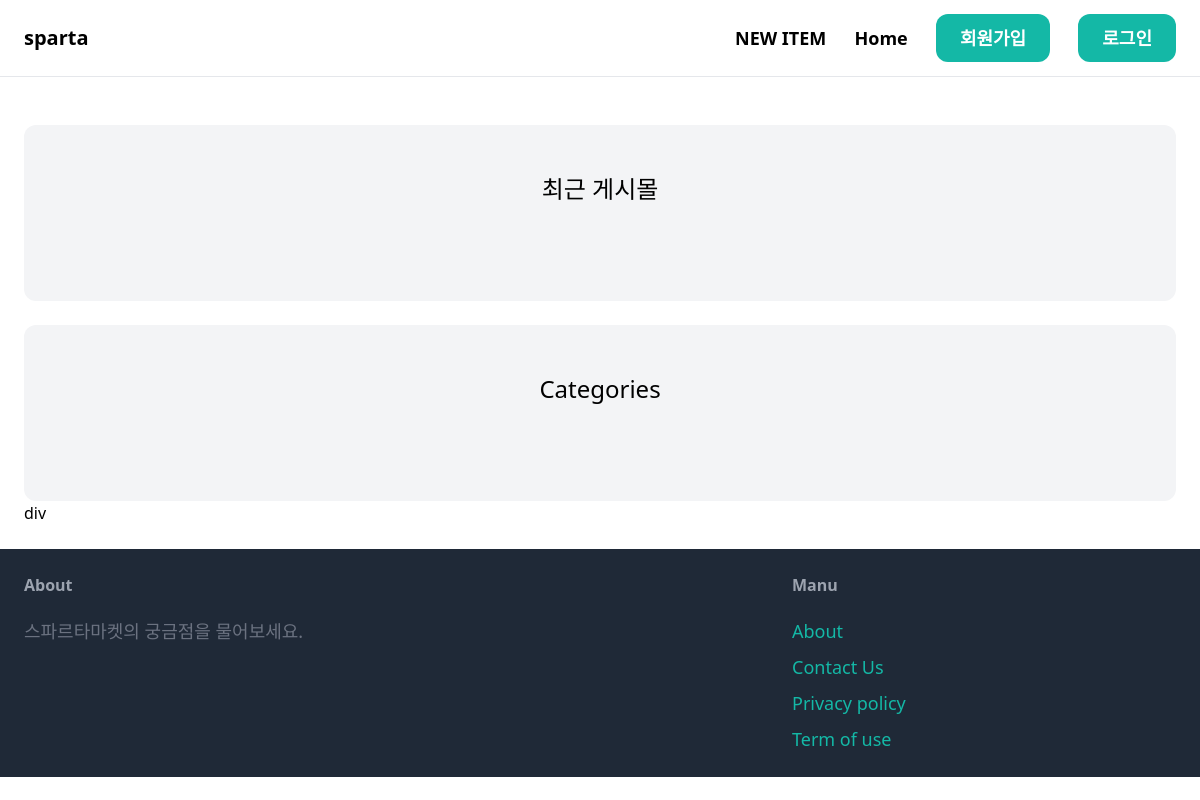
The app's page /, older data.
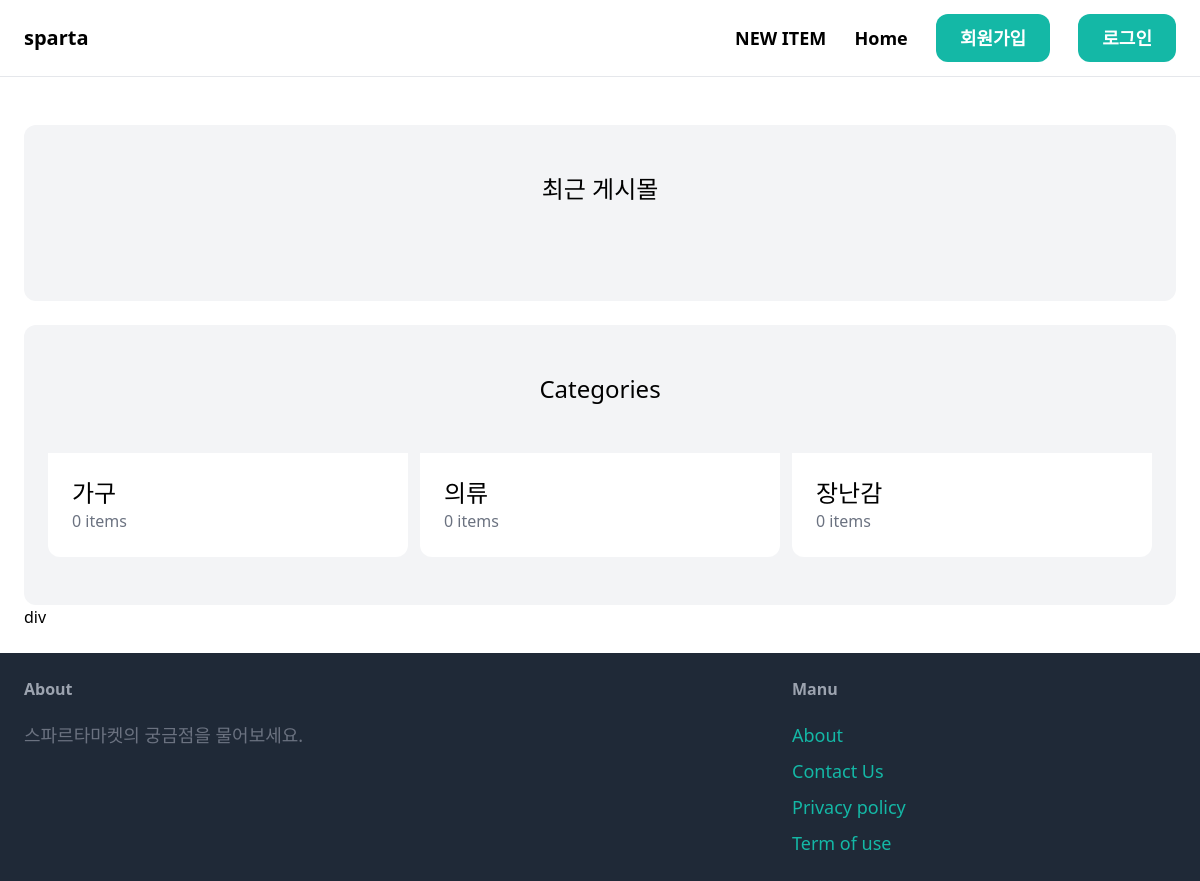
The same page, newer data.
### item/models.py (models this page shows, shortened)
class Category(models.Model):
    name = models.CharField(max_length=255)
    class Meta:
        ordering = ('name',)
        verbose_name_plural = 'Categories'

### core/views.py (the view)
# urls.py: path('', views.index, name='index'),
def index(request):
        item = Item.objects.filter(is_sold=False)[0:6]
        categories = Category.objects.all()
        return render(request, 'core/index.html', {
            'categories': categories,
            'item': item,
        })

### core/templates/core/index.html (shortened to what this page needs)
{% extends 'core/base.html' %}
{% block content %}
    <div class="mt-6 px-6 py-12 bg-gray-100 rounded-xl">
        <h2 class="mb-12 text-2xl text-center">최근 게시몰</h2>
    </div>
    <div class="mt-6 px-6 py-12 bg-gray-100 rounded-xl">
        <h2 class="mb-12 text-2xl text-center">Categories</h2>
        <div class="grid grid-cols-3 gap-3">
            {% for category in categories %}
                <div>
                    <a href="#">
                        <div class="p-6 bg-white rounded-b-xl">
                            <h2 class="text-2xl">{{ category.name }}</h2>
                            <p class="text-gray-500">{{ category.items.count }} items</p>
                        </div>
                    </a>
                </div>
            {% endfor %}
        </div>
    </div>div
{% endblock %}

Row changes from the older to the newer data that the page shows:
added Category: name "가구", items.count "0"
added Category: name "의류", items.count "0"
added Category: name "장난감", items.count "0"
